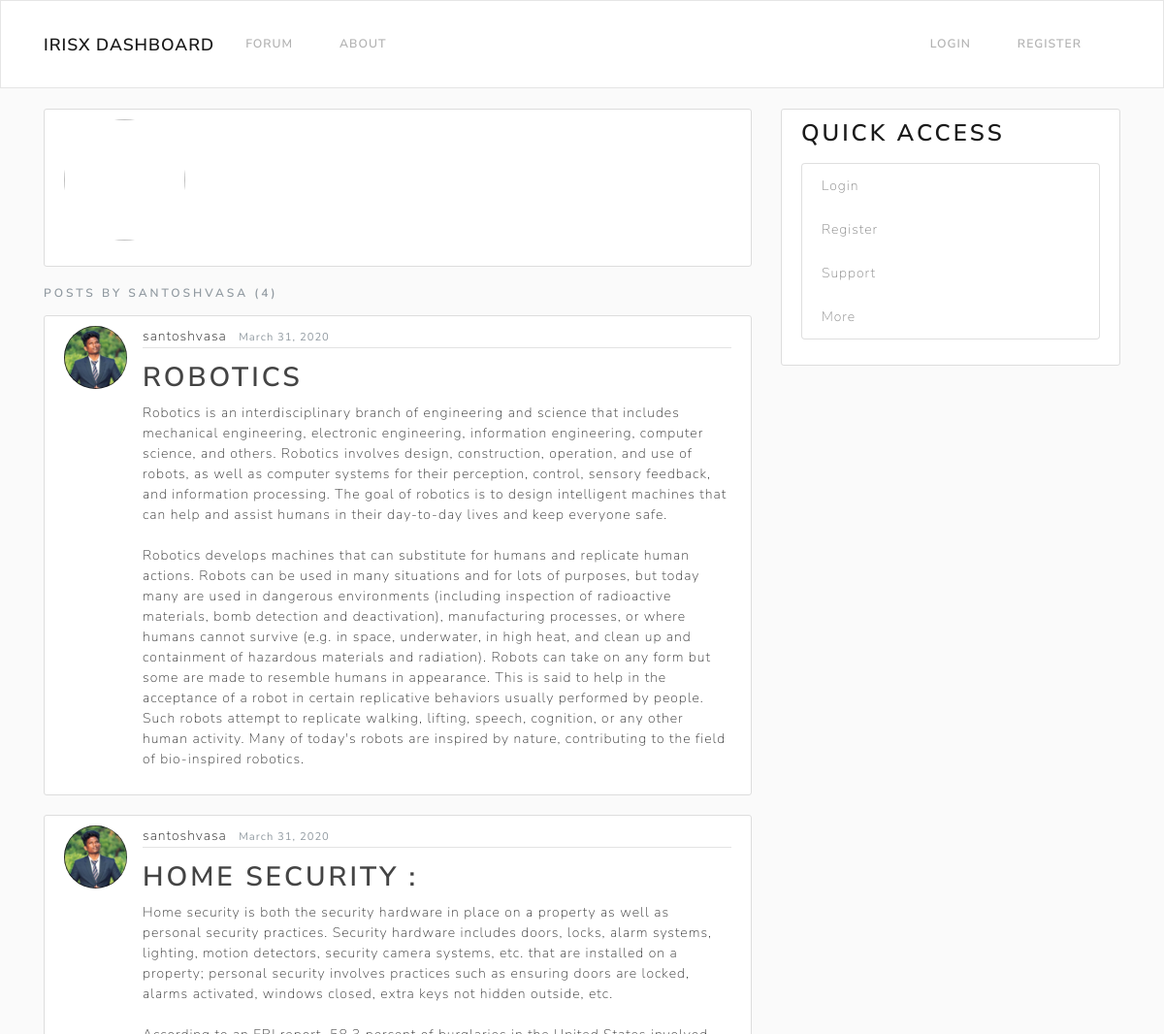
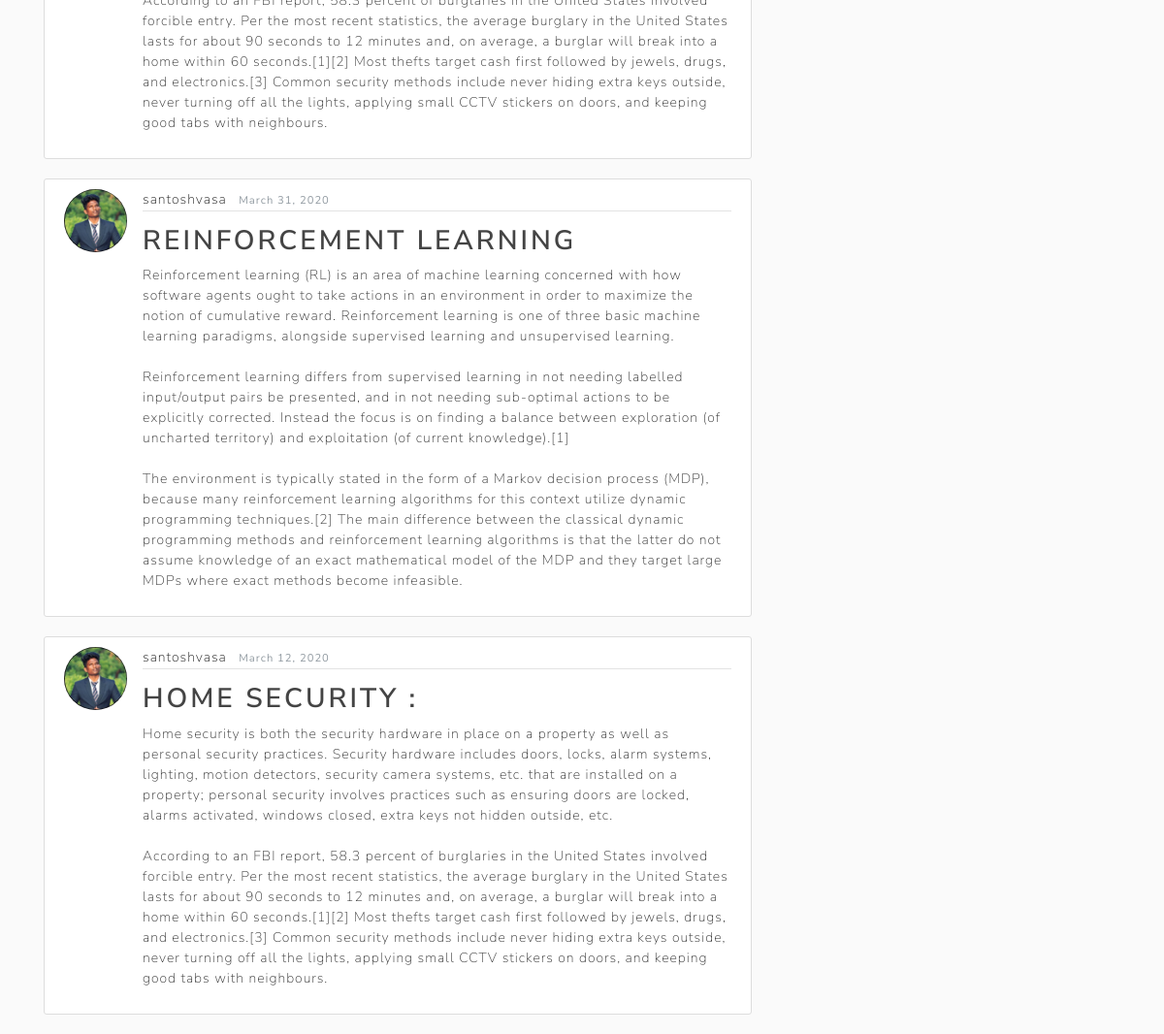
Screenshot of /blog/user/santoshvasa with the database file from the repository (2 pictures, top to bottom).
### blog/models.py (models this page shows, shortened)
class Post(models.Model):
    title = models.CharField(max_length=100)
    content = models.TextField()
    date_posted = models.DateTimeField(default=timezone.now)
    author = models.ForeignKey(User, on_delete=models.CASCADE)

### users/models.py (models this page shows, shortened)
class Profile(models.Model):
    user = models.OneToOneField(User, on_delete=models.CASCADE)
    image = models.ImageField(default='default.jpg', upload_to='profile_pics')

### blog/views.py (the view)
# urls.py: path('user/<str:username>', UserPostListView.as_view(), name='user-posts'),
class UserPostListView(ListView):
    model = Post
    template_name = "blog/user_posts.html"
    context_object_name = "posts"
    paginate_by = 5
    def get_queryset(self):
        user = get_object_or_404(User, username=self.kwargs.get('username'))
        return Post.objects.filter(author=user).order_by('-date_posted')

### blog/templates/blog/user_posts.html (shortened to what this page needs)
{% extends "blog/base.html" %}
{% block content %}
    <article class="media content-section">
    <div class="media">
      <img class="rounded-circle account-img" src="{{ post.author.profile.image.url }}">
    </div>
  </article>
    <h6 class="mb-3 text-muted"> Posts By {{view.kwargs.username}} ({{page_obj.paginator.count}})</h6>
    {% for post in posts %}
        <article class="media content-section">
          <img class="rounded-circle article-img" src = "{{ post.author.profile.image.url }}">
          <div class="media-body">
            <div class="article-metadata">
              <a class="mr-2" href="{% url 'user-posts' post.author.username %}">{{ post.author }}</a>
              <small class="text-muted">{{ post.date_posted | date:"F d, Y" }}</small>
            </div>
            <h2><a class="article-title" href="{% url 'post-detail' post.id %}">{{ post.title }}</a></h2>
            <p class="article-content">{{ post.content }}</p>
          </div>
        </article>
    {% endfor %}
{% endblock content %}

### blog/static/blog/main_select.css (style rules this page uses)
body { background: #fafafa; color: #333333; margin-top: 7rem; }
.content-section { background: #ffffff; padding: 10px 20px; border: 1px solid #dddddd; border-radius: 3px; margin-bottom: 20px; }
.article-title { color: #444444; }
.article-content { white-space: pre-line; }
.article-img { height: 65px; width: 65px; margin-right: 16px; }
.article-metadata { padding-bottom: 1px; margin-bottom: 14px; border-bottom: 1px solid #e3e3e3 }
.account-img { height: 125px; width: 125px; margin-right: 20px; margin-bottom: 16px; }

### rows the page displays
Post: author.profile.image (picture), author "santoshvasa", date_posted "March 31, 2020", title "ROBOTICS", content "Robotics is an interdisciplinary branch of engineering and science that includes mechanical engineering, electronic engineering, information engineering, computer science, and others. Robotics involves design, construction, operation, and use of robots, as well as computer systems for their perception, control, sensory feedback, and information processing. The goal of robotics is to design intelligent machines that can help and assist humans in their day-to-day lives and keep everyone safe. Robotics develops machines that can substitute for humans and replicate human actions. Robots can be used in many situations and for lots of purposes, but today many are used in dangerous environments…"
Post: author.profile.image (picture), author "santoshvasa", date_posted "March 31, 2020", title "HOME SECURITY :", content "Home security is both the security hardware in place on a property as well as personal security practices. Security hardware includes doors, locks, alarm systems, lighting, motion detectors, security camera systems, etc. that are installed on a property; personal security involves practices such as ensuring doors are locked, alarms activated, windows closed, extra keys not hidden outside, etc. According to an FBI report, 58.3 percent of burglaries in the United States involved forcible entry. Per the most recent statistics, the average burglary in the United States lasts for about 90 seconds to 12 minutes and, on average, a burglar will break into a home within 60 seconds.[1][2] Most thefts…"
Post: author.profile.image (picture), author "santoshvasa", date_posted "March 31, 2020", title "REINFORCEMENT LEARNING", content "Reinforcement learning (RL) is an area of machine learning concerned with how software agents ought to take actions in an environment in order to maximize the notion of cumulative reward. Reinforcement learning is one of three basic machine learning paradigms, alongside supervised learning and unsupervised learning. Reinforcement learning differs from supervised learning in not needing labelled input/output pairs be presented, and in not needing sub-optimal actions to be explicitly corrected. Instead the focus is on finding a balance between exploration (of uncharted territory) and exploitation (of current knowledge).[1] The environment is typically stated in the form of a Markov decision…"
Post: author.profile.image (picture), author "santoshvasa", date_posted "March 12, 2020", title "HOME SECURITY :", content "Home security is both the security hardware in place on a property as well as personal security practices. Security hardware includes doors, locks, alarm systems, lighting, motion detectors, security camera systems, etc. that are installed on a property; personal security involves practices such as ensuring doors are locked, alarms activated, windows closed, extra keys not hidden outside, etc. According to an FBI report, 58.3 percent of burglaries in the United States involved forcible entry. Per the most recent statistics, the average burglary in the United States lasts for about 90 seconds to 12 minutes and, on average, a burglar will break into a home within 60 seconds.[1][2] Most thefts…"

### other values shown
{{ view.kwargs.username }} "SANTOSHVASA"
{{ page_obj.paginator.count }} "4"
